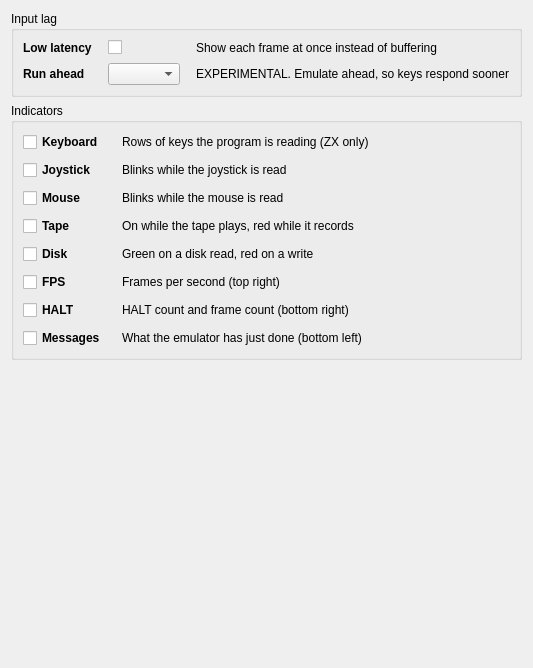
           <widget class="QWidget" name="tabEmulation">
            <attribute name="icon">
             <iconset resource="../xpeccy.qrc">
              <normaloff>:/images/clock.png</normaloff>:/images/clock.png</iconset>
            </attribute>
            <attribute name="title">
             <string>Emulation</string>
            </attribute>
            <layout class="QVBoxLayout" name="verticalLayout_16">
             <item>
              <widget class="QGroupBox" name="gbLatency">
               <property name="title">
                <string>Input lag</string>
               </property>
               <layout class="QGridLayout" name="gridLayout_lat">
                <property name="horizontalSpacing">
                 <number>16</number>
                </property>
                <property name="verticalSpacing">
                 <number>8</number>
                </property>
                <item row="0" column="0">
                 <widget class="QLabel" name="labLowLat">
                  <property name="font">
                   <font>
                    <bold>true</bold>
                   </font>
                  </property>
                  <property name="text">
                   <string>Low latency</string>
                  </property>
                  <property name="buddy">
                   <cstring>cbLowLat</cstring>
                  </property>
                 </widget>
                </item>
                <item row="0" column="1">
                 <widget class="QCheckBox" name="cbLowLat">
                  <property name="toolTip">
                   <string>Show each frame at once for low input lag (best with VRR / high refresh). Off: buffer frames for smoother motion on fixed-refresh displays.</string>
                  </property>
                  <property name="text">
                   <string/>
                  </property>
                 </widget>
                </item>
                <item row="0" column="2">
                 <widget class="QLabel" name="labLowLatHint">
                  <property name="text">
                   <string>Show each frame at once instead of buffering</string>
                  </property>
                 </widget>
                </item>
                <item row="1" column="0">
                 <widget class="QLabel" name="labRunAhead">
                  <property name="font">
                   <font>
                    <bold>true</bold>
                   </font>
                  </property>
                  <property name="text">
                   <string>Run ahead</string>
                  </property>
                  <property name="buddy">
                   <cstring>cbRunAhead</cstring>
                  </property>
                 </widget>
                </item>
                <item row="1" column="1">
                 <widget class="QComboBox" name="cbRunAhead">
                  <property name="toolTip">
                   <string>EXPERIMENTAL. Show the frame the machine will only reach later, so a key press appears on screen 20 ms sooner per frame. Each frame is emulated twice over, and the picture ends up ahead of the sound. Off while the tape, a disk or RZX is running, and on ZX machines only.</string>
                  </property>
                 </widget>
                </item>
                <item row="1" column="2">
                 <widget class="QLabel" name="labRunAheadHint">
                  <property name="text">
                   <string>EXPERIMENTAL. Emulate ahead, so keys respond sooner</string>
                  </property>
                 </widget>
                </item>
               </layout>
              </widget>
             </item>
             <item>
              <widget class="QGroupBox" name="gbIndicators">
               <property name="title">
                <string>Indicators</string>
               </property>
              <layout class="QGridLayout" name="gridLayout_23">
               <property name="horizontalSpacing">
                <number>16</number>
               </property>
               <property name="verticalSpacing">
                <number>8</number>
               </property>
               <item row="0" column="0">
                <widget class="QCheckBox" name="cbKeysLed">
                 <property name="font">
                  <font>
                   <bold>true</bold>
                  </font>
                 </property>
                 <property name="text">
                  <string>Keyboard</string>
                 </property>
                 <property name="icon">
                  <iconset resource="../xpeccy.qrc">
                   <normaloff>:/images/scanled.png</normaloff>:/images/scanled.png</iconset>
                 </property>
                 <property name="iconSize">
                  <size>
                   <width>16</width>
                   <height>16</height>
                  </size>
                 </property>
                </widget>
               </item>
               <item row="0" column="1">
                <widget class="QLabel" name="labKeysLed">
                 <property name="text">
                  <string>Rows of keys the program is reading (ZX only)</string>
                 </property>
                </widget>
               </item>
               <item row="1" column="0">
                <widget class="QCheckBox" name="cbJoyLed">
                 <property name="font">
                  <font>
                   <bold>true</bold>
                  </font>
                 </property>
                 <property name="text">
                  <string>Joystick</string>
                 </property>
                 <property name="icon">
                  <iconset resource="../xpeccy.qrc">
                   <normaloff>:/images/joystick.png</normaloff>:/images/joystick.png</iconset>
                 </property>
                 <property name="iconSize">
                  <size>
                   <width>16</width>
                   <height>16</height>
                  </size>
                 </property>
                </widget>
               </item>
               <item row="1" column="1">
                <widget class="QLabel" name="labJoyLed">
                 <property name="text">
                  <string>Blinks while the joystick is read</string>
                 </property>
                </widget>
               </item>
               <item row="2" column="0">
                <widget class="QCheckBox" name="cbMouseLed">
                 <property name="font">
                  <font>
                   <bold>true</bold>
                  </font>
                 </property>
                 <property name="text">
                  <string>Mouse</string>
                 </property>
                 <property name="icon">
                  <iconset resource="../xpeccy.qrc">
                   <normaloff>:/images/mouse.png</normaloff>:/images/mouse.png</iconset>
                 </property>
                 <property name="iconSize">
                  <size>
                   <width>16</width>
                   <height>16</height>
                  </size>
                 </property>
                </widget>
               </item>
               <item row="2" column="1">
                <widget class="QLabel" name="labMouseLed">
                 <property name="text">
                  <string>Blinks while the mouse is read</string>
                 </property>
                </widget>
               </item>
               <item row="3" column="0">
                <widget class="QCheckBox" name="cbTapeLed">
                 <property name="font">
                  <font>
                   <bold>true</bold>
                  </font>
                 </property>
                 <property name="text">
                  <string>Tape</string>
                 </property>
                 <property name="icon">
                  <iconset resource="../xpeccy.qrc">
                   <normaloff>:/images/tapeYellow.png</normaloff>:/images/tapeYellow.png</iconset>
                 </property>
                 <property name="iconSize">
                  <size>
                   <width>16</width>
                   <height>16</height>
                  </size>
                 </property>
                </widget>
               </item>
               <item row="3" column="1">
                <widget class="QLabel" name="labTapeLed">
                 <property name="text">
                  <string>On while the tape plays, red while it records</string>
                 </property>
                </widget>
               </item>
               <item row="4" column="0">
                <widget class="QCheckBox" name="cbDiskLed">
                 <property name="font">
                  <font>
                   <bold>true</bold>
                  </font>
                 </property>
                 <property name="text">
                  <string>Disk</string>
                 </property>
                 <property name="icon">
                  <iconset resource="../xpeccy.qrc">
                   <normaloff>:/images/diskGreen.png</normaloff>:/images/diskGreen.png</iconset>
                 </property>
                 <property name="iconSize">
                  <size>
                   <width>16</width>
                   <height>16</height>
                  </size>
                 </property>
                </widget>
               </item>
               <item row="4" column="1">
                <widget class="QLabel" name="labDiskLed">
                 <property name="text">
                  <string>Green on a disk read, red on a write</string>
                 </property>
                </widget>
               </item>
               <item row="5" column="0">
                <widget class="QCheckBox" name="cbFpsLed">
                 <property name="font">
                  <font>
                   <bold>true</bold>
                  </font>
                 </property>
                 <property name="text">
                  <string>FPS</string>
                 </property>
                 <property name="icon">
                  <iconset resource="../xpeccy.qrc">
                   <normaloff>:/images/bars.png</normaloff>:/images/bars.png</iconset>
                 </property>
                 <property name="iconSize">
                  <size>
                   <width>16</width>
                   <height>16</height>
                  </size>
                 </property>
                </widget>
               </item>
               <item row="5" column="1">
                <widget class="QLabel" name="labFpsLed">
                 <property name="text">
                  <string>Frames per second (top right)</string>
                 </property>
                </widget>
               </item>
               <item row="6" column="0">
                <widget class="QCheckBox" name="cbHaltLed">
                 <property name="font">
                  <font>
                   <bold>true</bold>
                  </font>
                 </property>
                 <property name="text">
                  <string>HALT</string>
                 </property>
                 <property name="icon">
                  <iconset resource="../xpeccy.qrc">
                   <normaloff>:/images/pause.png</normaloff>:/images/pause.png</iconset>
                 </property>
                 <property name="iconSize">
                  <size>
                   <width>16</width>
                   <height>16</height>
                  </size>
                 </property>
                </widget>
               </item>
               <item row="6" column="1">
                <widget class="QLabel" name="labHaltLed">
                 <property name="text">
                  <string>HALT count and frame count (bottom right)</string>
                 </property>
                </widget>
               </item>
               <item row="7" column="0">
                <widget class="QCheckBox" name="cbMessage">
                 <property name="font">
                  <font>
                   <bold>true</bold>
                  </font>
                 </property>
                 <property name="text">
                  <string>Messages</string>
                 </property>
                 <property name="icon">
                  <iconset resource="../xpeccy.qrc">
                   <normaloff>:/images/label.png</normaloff>:/images/label.png</iconset>
                 </property>
                 <property name="iconSize">
                  <size>
                   <width>16</width>
                   <height>16</height>
                  </size>
                 </property>
                </widget>
               </item>
               <item row="7" column="1">
                <widget class="QLabel" name="labMessage">
                 <property name="text">
                  <string>What the emulator has just done (bottom left)</string>
                 </property>
                </widget>
               </item>
               <item row="0" column="2">
                <spacer name="horizontalSpacer_4">
                 <property name="orientation">
                  <enum>Qt::Horizontal</enum>
                 </property>
                 <property name="sizeHint" stdset="0">
                  <size>
                   <width>40</width>
                   <height>20</height>
                  </size>
                 </property>
                </spacer>
               </item>
              </layout>
              </widget>
             </item>
             <item>
              <spacer name="verticalSpacer_14">
               <property name="orientation">
                <enum>Qt::Vertical</enum>
               </property>
               <property name="sizeHint" stdset="0">
                <size>
                 <width>20</width>
                 <height>297</height>
                </size>
               </property>
              </spacer>
             </item>
            </layout>
           </widget>
